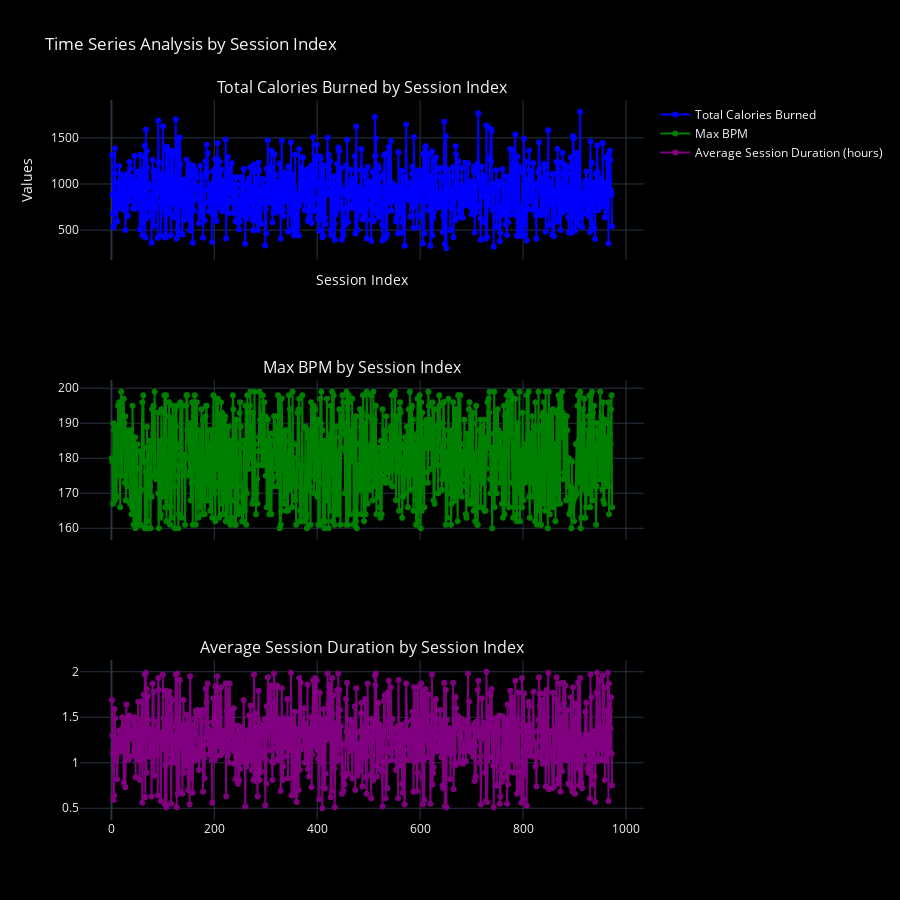

Notebook cell for this chart:
### Code cell
data['Session_Index'] = range(1, len(data) + 1)

# Aggregate data by session index
session_data = data.groupby('Session_Index').agg(
    total_calories=('Calories_Burned', 'sum'),
    max_bpm=('Max_BPM', 'mean'),
    avg_session_duration=('Session_Duration (hours)', 'mean')
).reset_index()

# Create subplots for time series analysis
fig = make_subplots(
    rows=3, cols=1,
    subplot_titles=(
        "Total Calories Burned by Session Index",
        "Max BPM by Session Index",
        "Average Session Duration by Session Index"
    ),
    shared_xaxes=True
)

# Plot Total Calories Burned by Session Index
fig.add_trace(
    go.Scatter(
        x=session_data['Session_Index'], 
        y=session_data['total_calories'],
        mode='lines+markers',
        name="Total Calories Burned",
        marker=dict(color='blue')
    ),
    row=1, col=1
)

# Plot Max BPM by Session Index
fig.add_trace(
    go.Scatter(
        x=session_data['Session_Index'], 
        y=session_data['max_bpm'],
        mode='lines+markers',
        name="Max BPM",
        marker=dict(color='green')
    ),
    row=2, col=1
)

# Plot Average Session Duration by Session Index
fig.add_trace(
    go.Scatter(
        x=session_data['Session_Index'], 
        y=session_data['avg_session_duration'],
        mode='lines+markers',
        name="Average Session Duration (hours)",
        marker=dict(color='purple')
    ),
    row=3, col=1
)

# Update layout
fig.update_layout(
    title_text="Time Series Analysis by Session Index",
    template='plotly_dark',
    plot_bgcolor='black',
    paper_bgcolor='black',
    height=900,
    showlegend=True,
    xaxis_title="Session Index",
    yaxis_title="Values"
)

# Show the figure
fig.show()

### Figure 1 — Plotly figure (JSON) as saved in the notebook; plotly's stock layout.template omitted (floating-point values rounded to 4 significant figures; data arrays with more than 128 entries replaced by an {"elided": "..."} marker saying what was removed)
{"data": [{"marker": {"color": "blue"}, "mode": "lines+markers", "name": "Total Calories Burned", "type": "scatter", "x": {"elided": "973 int values"}, "xaxis": "x", "y": {"elided": "973 int values"}, "yaxis": "y"}, {"marker": {"color": "green"}, "mode": "lines+markers", "name": "Max BPM", "type": "scatter", "x": {"elided": "973 int values"}, "xaxis": "x2", "y": {"elided": "973 int values"}, "yaxis": "y2"}, {"marker": {"color": "purple"}, "mode": "lines+markers", "name": "Average Session Duration (hours)", "type": "scatter", "x": {"elided": "973 int values"}, "xaxis": "x3", "y": {"elided": "973 float values"}, "yaxis": "y3"}], "layout": {"annotations": [{"font": {"size": 16}, "showarrow": false, "text": "Total Calories Burned by Session Index", "x": 0.5, "xanchor": "center", "xref": "paper", "y": 1, "yanchor": "bottom", "yref": "paper"}, {"font": {"size": 16}, "showarrow": false, "text": "Max BPM by Session Index", "x": 0.5, "xanchor": "center", "xref": "paper", "y": 0.6111, "yanchor": "bottom", "yref": "paper"}, {"font": {"size": 16}, "showarrow": false, "text": "Average Session Duration by Session Index", "x": 0.5, "xanchor": "center", "xref": "paper", "y": 0.2222, "yanchor": "bottom", "yref": "paper"}], "height": 900, "paper_bgcolor": "black", "plot_bgcolor": "black", "showlegend": true, "title": {"text": "Time Series Analysis by Session Index"}, "xaxis": {"anchor": "y", "domain": [0, 1], "matches": "x3", "showticklabels": false, "title": {"text": "Session Index"}}, "xaxis2": {"anchor": "y2", "domain": [0, 1], "matches": "x3", "showticklabels": false}, "xaxis3": {"anchor": "y3", "domain": [0, 1]}, "yaxis": {"anchor": "x", "domain": [0.7778, 1], "title": {"text": "Values"}}, "yaxis2": {"anchor": "x2", "domain": [0.3889, 0.6111]}, "yaxis3": {"anchor": "x3", "domain": [0, 0.2222]}}}
